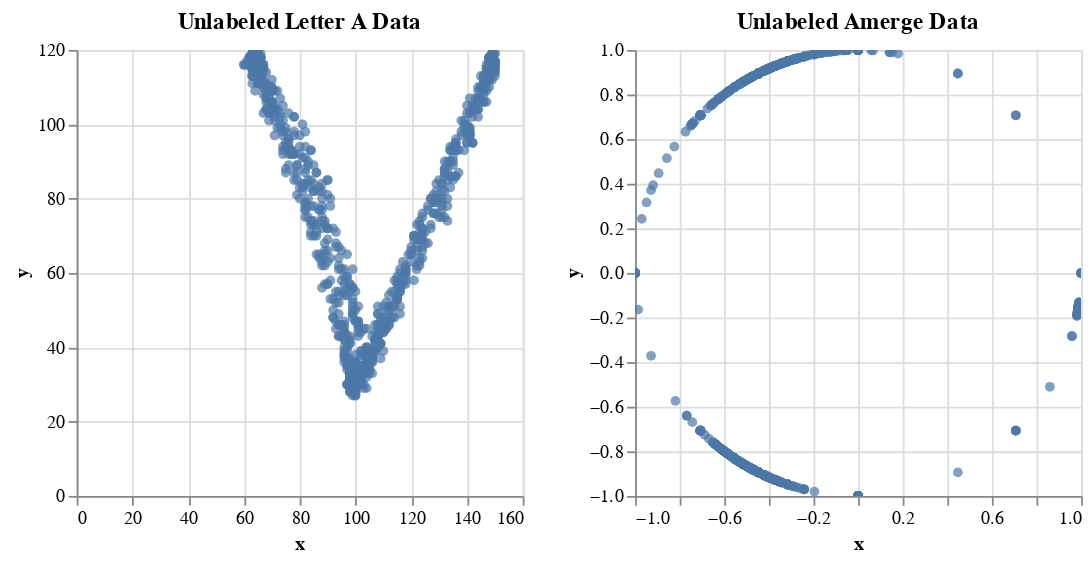
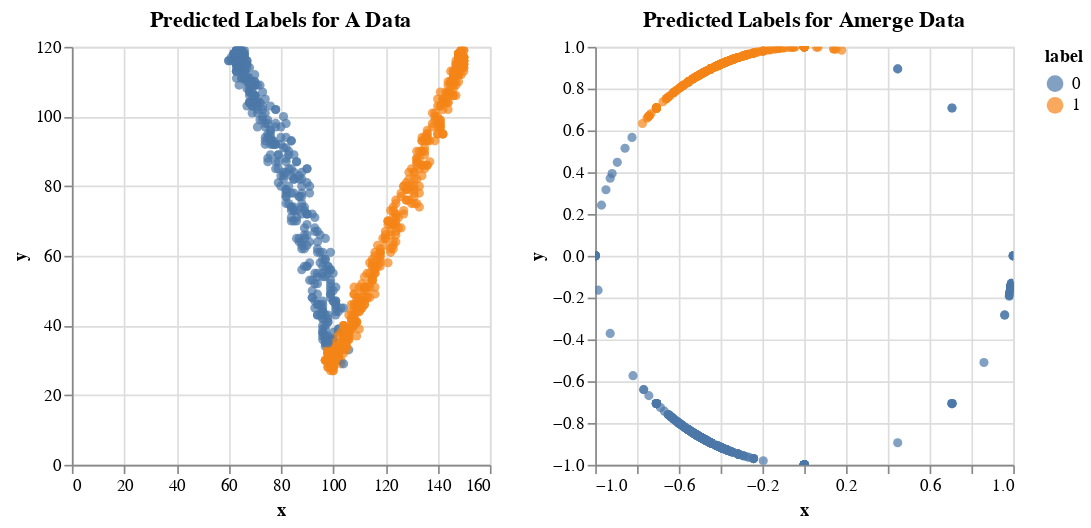

The notebook cell these images were saved under, in order:
### Markdown cell above
### 2. Data Analysis: Gaussian Model

### 2.1. Estimated GMM's
We first provide the unlabeled data for A and Amerge, followed by the estimated labels and parameters printed below. 

If the A data does not get well-labeled, please run the next cell multiple times. We provide coments on this behavior in our report.

### Code cell
GMM = mixture.GaussianMixture(n_components = 2)

#Getting all A letter data amd removing points where x < 0 
A = util.get_data("./Unistroke/",*[f for f in os.listdir("./Unistroke/") if ((f[0] == 'A') and (f[1] != 'm'))])

flag = 0
for item in list(A):
    if item[0] < 0:
        continue
    elif flag == 0:
        new = np.array(item)
        flag = 1
    else:
        new = np.vstack((new, item))
A = new

A_labeled_df = util.df_fromarr(x = [x[0] for x in A],\
                                    y = [x[1] for x in A],\
                                    label= GMM.fit_predict(A))
#Getting all Amerge Data
Amerge = util.get_data("./Unistroke/", "Amerge.txt")
Amerge_labeled_df = util.df_fromarr(x = [x[0] for x in Amerge],\
                                    y = [x[1] for x in Amerge],\
                                    label= GMM.fit_predict(Amerge))

#Plotting unabeled, and predicted labels for both A and Amerge & printing parameters 
util.plot(util.df_fromarr(x = [x[0] for x in A],\
                        y = [x[1] for x in A]), "Unlabeled Letter A Data",\
          util.df_fromarr(x=[x[0] for x in Amerge],\
                          y=[x[1] for x in Amerge]), "Unlabeled Amerge Data")

util.plot(A_labeled_df, "Predicted Labels for A Data",\
        Amerge_labeled_df, "Predicted Labels for Amerge Data")
     
util.mean_variance(A_labeled_df, name = "A Data")
util.mean_variance(Amerge_labeled_df, name = "Amerge Data")

### Figure 1 — Vega-Lite specification as saved in the notebook (floating-point values rounded to 4 significant figures; data arrays with more than 128 entries replaced by an {"elided": "..."} marker saying what was removed)
{"$schema": "https://vega.github.io/schema/vega-lite/v3.4.0.json", "config": {"mark": {"tooltip": null}, "view": {"height": 300, "width": 400}}, "datasets": {"data-2e52e7e60848988bef1765b324004f94": {"elided": "892 records"}, "data-92b33be1b937ac651510fbf0adc7143a": {"elided": "963 records"}}, "hconcat": [{"data": {"name": "data-92b33be1b937ac651510fbf0adc7143a"}, "encoding": {"x": {"field": "x", "type": "quantitative"}, "y": {"field": "y", "type": "quantitative"}}, "height": 250, "mark": {"filled": true, "type": "point"}, "selection": {"selector017": {"bind": "scales", "encodings": ["x", "y"], "type": "interval"}}, "title": "Unlabeled Letter A Data", "width": 250}, {"data": {"name": "data-2e52e7e60848988bef1765b324004f94"}, "encoding": {"x": {"field": "x", "type": "quantitative"}, "y": {"field": "y", "type": "quantitative"}}, "height": 250, "mark": {"filled": true, "type": "point"}, "selection": {"selector018": {"bind": "scales", "encodings": ["x", "y"], "type": "interval"}}, "title": "Unlabeled Amerge Data", "width": 250}]}

### Figure 2 — Vega-Lite specification as saved in the notebook (floating-point values rounded to 4 significant figures; data arrays with more than 128 entries replaced by an {"elided": "..."} marker saying what was removed)
{"$schema": "https://vega.github.io/schema/vega-lite/v3.4.0.json", "config": {"mark": {"tooltip": null}, "view": {"height": 300, "width": 400}}, "datasets": {"data-71b8bb41b50b8b5deb75643bc2115e78": {"elided": "963 records"}, "data-f77d6642199c768143e7377001d119d7": {"elided": "892 records"}}, "hconcat": [{"data": {"name": "data-71b8bb41b50b8b5deb75643bc2115e78"}, "encoding": {"color": {"field": "label", "type": "nominal"}, "x": {"field": "x", "type": "quantitative"}, "y": {"field": "y", "type": "quantitative"}}, "height": 250, "mark": {"filled": true, "type": "point"}, "selection": {"selector019": {"bind": "scales", "encodings": ["x", "y"], "type": "interval"}}, "title": "Predicted Labels for A Data", "width": 250}, {"data": {"name": "data-f77d6642199c768143e7377001d119d7"}, "encoding": {"color": {"field": "label", "type": "nominal"}, "x": {"field": "x", "type": "quantitative"}, "y": {"field": "y", "type": "quantitative"}}, "height": 250, "mark": {"filled": true, "type": "point"}, "selection": {"selector020": {"bind": "scales", "encodings": ["x", "y"], "type": "interval"}}, "title": "Predicted Labels for Amerge Data", "width": 250}]}
